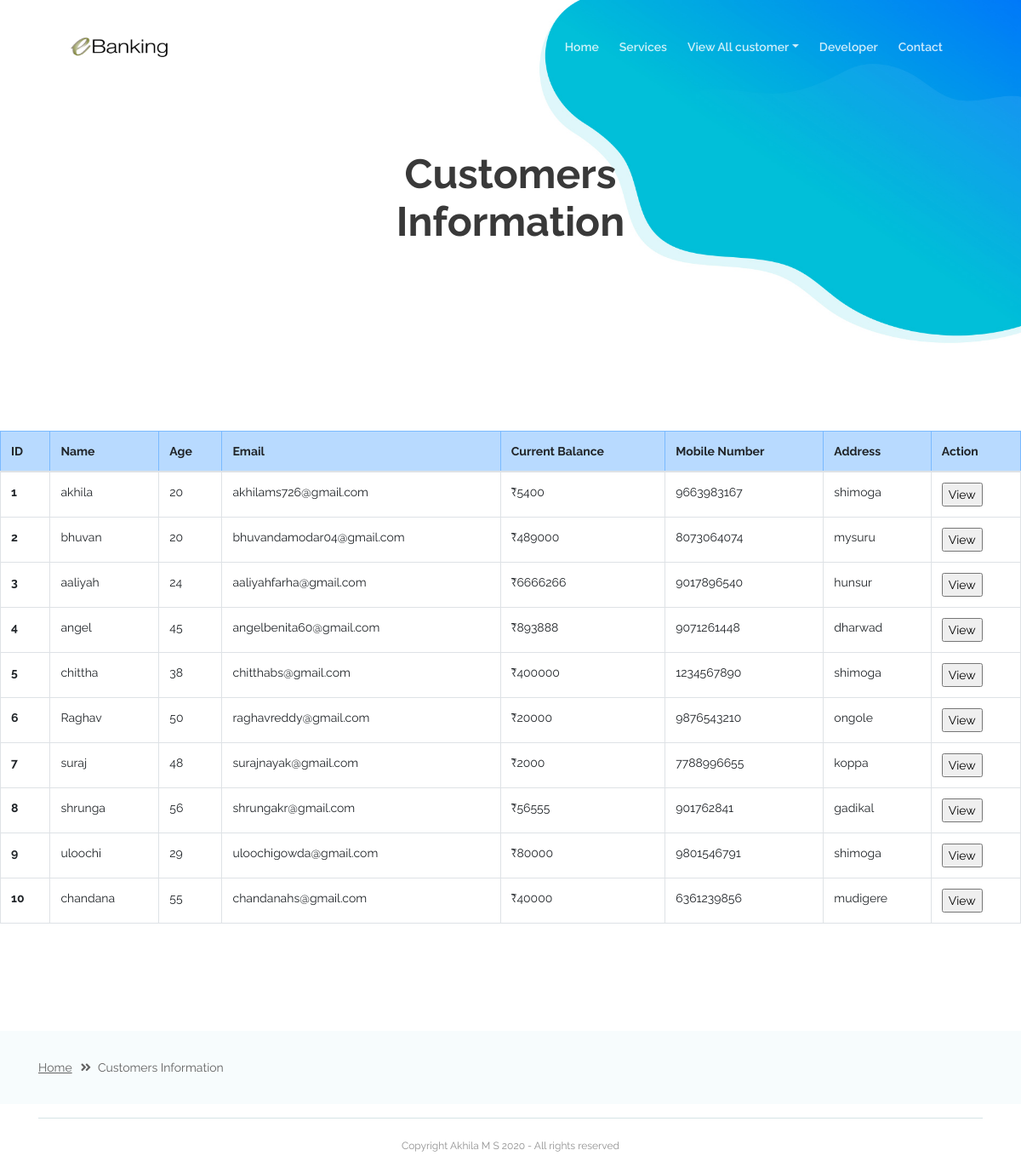
Page /view-all-customers.php on the committed database.
### tables this page shows
CREATE TABLE `info` (
  `ID` int(11) NOT NULL,
  `Name` varchar(45) NOT NULL,
  `Age` varchar(45) NOT NULL,
  `Email` varchar(45) NOT NULL,
  `CurrentBal` varchar(45) NOT NULL,
  `MobileNo` varchar(45) NOT NULL,
  `Address` varchar(45) NOT NULL
);

### view-all-customers.php (the view, shortened to what this page needs)
<!DOCTYPE html>
<?php
	$conn = mysqli_connect(host,user,password,db) or die (mysqli_error());
?>
<html lang="en">
<head>
    <link href="css/bootstrap.css" rel="stylesheet">
    <link href="css/fontawesome-all.css" rel="stylesheet">
    <link href="css/swiper.css" rel="stylesheet">
	<link href="css/magnific-popup.css" rel="stylesheet">
    <link href="css/styles.css" rel="stylesheet">
</head>
<body data-spy="scroll" data-target=".fixed-top">
    <nav class="navbar navbar-expand-lg navbar-dark navbar-custom fixed-top">
        <a class="navbar-brand logo-image" href="index.php"><img src="images/image.png" alt="alternative"></a>
        <div class="collapse navbar-collapse" id="navbarsExampleDefault">
            <ul class="navbar-nav ml-auto">
                <li class="nav-item">
                    <a class="nav-link page-scroll" href="index.php#header">Home <span class="sr-only">(current)</span></a>
                </li>
                <li class="nav-item">
                    <a class="nav-link page-scroll" href="index.php#services">Services</a>
                </li>
                <li class="nav-item dropdown">
                    <a class="nav-link dropdown-toggle page-scroll" href="index.php#about" id="navbarDropdown" role="button" aria-haspopup="true" aria-expanded="false">View All customer</a>
                </li>
               <li class="nav-item">
                    <a class="nav-link page-scroll" href="index.php#ourteam">Developer</a>
                </li>
                <li class="nav-item">
                    <a class="nav-link page-scroll" href="index.php#contact">Contact</a>
                </li>
            </ul>
        </div>
    </nav>
    <header id="header" class="ex-header">
        <div class="container">
            <div class="row">
                <div class="col-md-12">
                    <h1>Customers
					<br/>Information</h1>
                </div>
            </div>
        </div>
    </header>
                                    <div>
        <table class="table table-bordered">
  <thead>
    <tr class="table-primary">
      <th scope="col">ID</th>
      <th scope="col">Name</th>
      <th scope="col">Age</th>
      <th scope="col">Email</th>
      <th scope="col">Current Balance</th>
      <th scope="col">Mobile Number</th>
      <th scope="col">Address</th>
	  <th scope="col">Action</th>
    </tr>
  </thead>
  <tbody>
  <?php
	$sql = "SELECT * FROM info";
	$result = mysqli_query($conn, $sql);
	if (mysqli_num_rows($result) > 0) {
		while($row = mysqli_fetch_assoc($result)) {
			echo"<form method='POST'>";
		    echo"<tr>";
			echo"<input type='hidden' name='accno' value=".$row['ID']."><th scope='row'>".$row['ID']."</th>";
			echo"<td>".$row['Name']."</td>";
			echo"<td>".$row['Age']."</td>";
			echo"<td>".$row['Email']."</td>";
			echo"<td>₹".$row['CurrentBal']."</td>";
			echo"<td>".$row['MobileNo']."</td>";
			echo"<td>".$row['Address']."</td>";
			echo"<td><input type=submit name='View' value='View'></td>";
            echo"</tr></form>";
		}
	}
  ?>
  </tbody>
</table>
 </div>
    <div class="ex-basic-1">
        <div class="container">
            <div class="row">
                <div class="col-lg-12">
                    <div class="breadcrumbs">
                        <a href="index.html">Home</a><i class="fa fa-angle-double-right"></i><span>Customers Information</span>
                    </div>
                </div>
            </div>
        </div>
    </div>
    <div class="copyright">
        <div class="container">
            <div class="row">
                <div class="col-lg-12">
                    <p class="p-small">Copyright Akhila M S 2020 - All rights reserved</p>
                </div>
            </div>
        </div>
    </div>
</body>
</html>

### styles.css (style rules this page uses)
body, html { width: 100%; height: 100%; }
body, p { color: #626262; font: 400 0.875rem/1.375rem "Raleway", sans-serif; }
.p-small { font: 400 0.75rem/1.25rem "Raleway", sans-serif; }
h1 { color: #393939; font: 700 3rem/3.5rem "Raleway", sans-serif; }
a { color: #626262; text-decoration: underline; }
.navbar-custom { background-color: #fff; box-shadow: 0 0.0625rem 0.375rem 0 rgba(0, 0, 0, 0.1); font: 600 0.875rem/0.875rem "Raleway", sans-serif; transition: all 0.2s; }
.navbar-custom .navbar-brand.logo-image img { width: 7.4375rem; height: 2rem; }
.navbar-custom .navbar-nav { margin-top: 0.75rem; margin-bottom: 0.5rem; }
.navbar-custom .nav-item .nav-link { padding: 0.625rem 0.75rem 0.625rem 0.75rem; color: #393939; text-decoration: none; transition: all 0.2s ease; }
.copyright { padding-top: 1rem; padding-bottom: 0.375rem; text-align: center; }
.copyright .p-small { padding-top: 1.375rem; border-top: 1px solid #c4d8dc; opacity: 0.7; }
.ex-header { padding-top: 8rem; padding-bottom: 5rem; text-align: center; }
.ex-basic-1 { padding-top: 2rem; padding-bottom: 0.875rem; background-color: #f7fcfd; }
.ex-basic-1 .breadcrumbs { margin-bottom: 1.125rem; }
.ex-basic-1 .breadcrumbs .fa { margin-right: 0.5rem; margin-left: 0.625rem; }
@media (min-width: 768px) { .ex-header { padding-top: 11rem; padding-bottom: 9rem; } }
@media (min-width: 992px) { .navbar-custom { padding: 2.125rem 1.5rem 2.125rem 2rem; box-shadow: none; background: transparent; } }
@media (min-width: 992px) { .navbar-custom .navbar-nav { margin-top: 0; margin-bottom: 0; } }
@media (min-width: 992px) { .navbar-custom .nav-item .nav-link { padding: 0.25rem 0.75rem 0.25rem 0.75rem; color: #fff; opacity: 0.8; } }
@media (min-width: 992px) { .ex-header { background: url('../images/ex-header-background.jpg') center center no-repeat; background-size: cover; } }
@media (min-width: 992px) { .ex-header h1 { width: 80%; margin-right: auto; margin-left: auto; } }
@media (min-width: 1200px) { .navbar-custom { padding: 2.125rem 5rem 2.125rem 5rem; } }
@media (min-width: 1200px) { .ex-header h1 { width: 60%; margin-right: auto; margin-left: auto; } }

### rows in the picture
info: ID "1", Name "akhila", Age "20", Email "akhilams726@gmail.com", CurrentBal "5400", MobileNo "9663983167", Address "shimoga"
info: ID "2", Name "bhuvan", Age "20", Email "bhuvandamodar04@gmail.com", CurrentBal "489000", MobileNo "8073064074", Address "mysuru"
info: ID "3", Name "aaliyah", Age "24", Email "aaliyahfarha@gmail.com", CurrentBal "6666266", MobileNo "9017896540", Address "hunsur"
info: ID "4", Name "angel", Age "45", Email "angelbenita60@gmail.com", CurrentBal "893888", MobileNo "9071261448", Address "dharwad"
info: ID "5", Name "chittha", Age "38", Email "chitthabs@gmail.com", CurrentBal "400000", MobileNo "1234567890", Address "shimoga"
info: ID "6", Name "Raghav", Age "50", Email "raghavreddy@gmail.com", CurrentBal "20000", MobileNo "9876543210", Address "ongole"
info: ID "7", Name "suraj", Age "48", Email "surajnayak@gmail.com", CurrentBal "2000", MobileNo "7788996655", Address "koppa"
info: ID "8", Name "shrunga", Age "56", Email "shrungakr@gmail.com", CurrentBal "56555", MobileNo "901762841", Address "gadikal"
info: ID "9", Name "uloochi", Age "29", Email "uloochigowda@gmail.com", CurrentBal "80000", MobileNo "9801546791", Address "shimoga"
info: ID "10", Name "chandana", Age "55", Email "chandanahs@gmail.com", CurrentBal "40000", MobileNo "6361239856", Address "mudigere"
